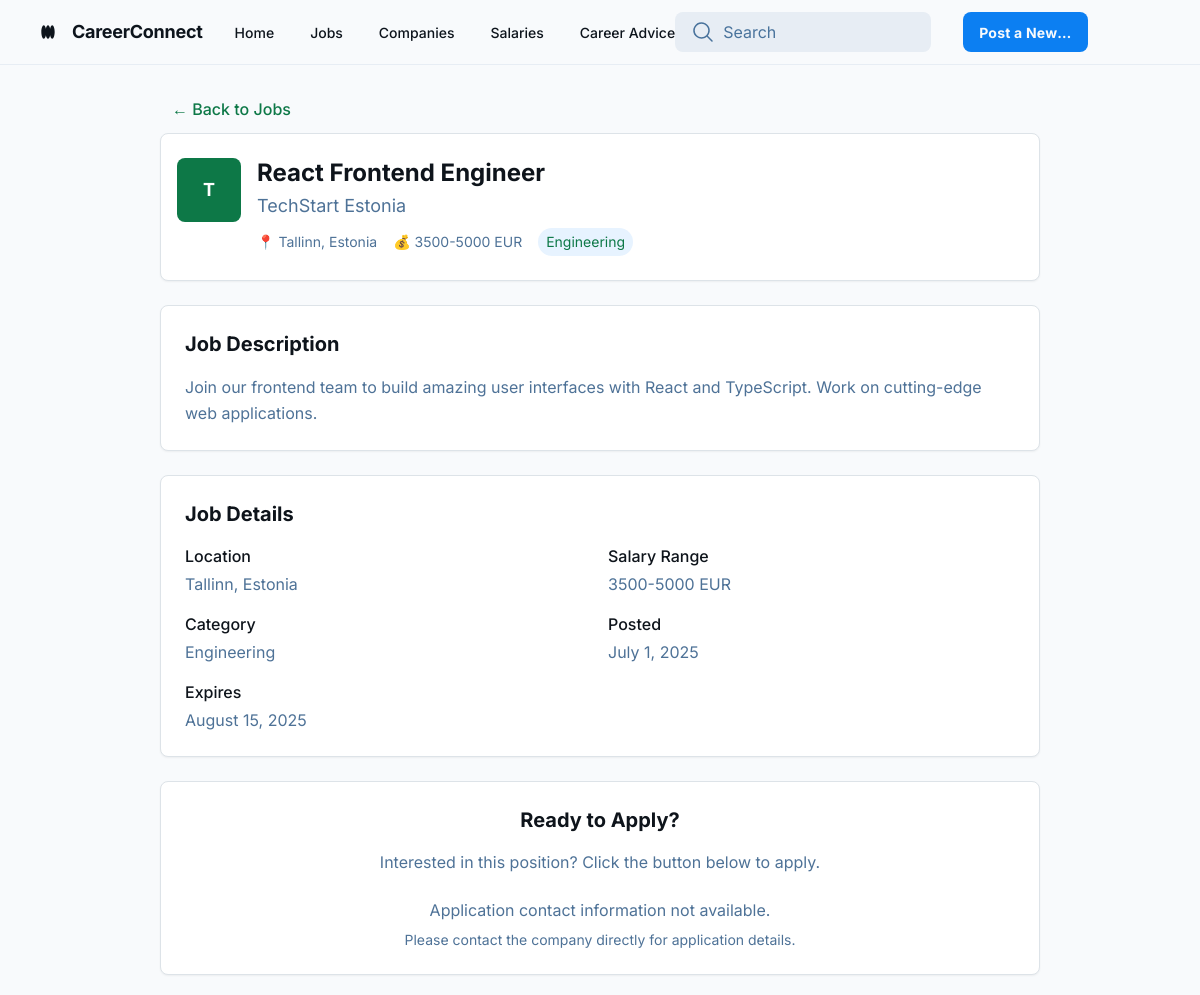
Screenshot of /job/react-frontend-engineer-at-techstart-estonia-55cd65aa/ with the database file from the repository.
### jobs/models.py (models this page shows, shortened)
class Job(models.Model):
    CATEGORY_CHOICES = [
        ('engineering', 'Engineering'),
        ('design', 'Design'),
        ('marketing', 'Marketing'),
        ('sales', 'Sales'),
        ('product', 'Product'),
        ('operations', 'Operations'),
        ('finance', 'Finance'),
        ('hr', 'Human Resources'),
        ('customer_support', 'Customer Support'),
        ('other', 'Other'),
    ]
    STATUS_CHOICES = [
        ('live', 'Live'),
        ('in_review', 'In Review'),
    ]
    created_at = models.DateTimeField(auto_now_add=True)
    updated_at = models.DateTimeField(auto_now=True)
    expires_at = models.DateTimeField(null=True, blank=True, help_text="When this job ad expires and is no longer visible")
    is_featured = models.BooleanField(default=False, help_text="Whether this job is featured")
    status = models.CharField(max_length=20, choices=STATUS_CHOICES, default='in_review', help_text="Current status of the job posting")
    title = models.CharField(max_length=200)
    description = models.TextField()
    salary_range = models.CharField(max_length=100)
    category = models.CharField(max_length=50, choices=CATEGORY_CHOICES)
    location = models.CharField(max_length=200)
    company = models.ForeignKey(Company, on_delete=models.CASCADE, related_name='jobs')
    application_contact = models.CharField(max_length=255, default="", help_text="Email or URL for job applications")
    slug = models.SlugField(max_length=255, unique=True, blank=True, null=True, help_text="SEO-friendly URL slug")
    @property
    def is_visible(self):
        if self.status != 'live':
            return False
        if self.expires_at and self.expires_at <= timezone.now():
            return False
        return True
    class Meta:
        ordering = ['-created_at']

class Company(models.Model):
    name = models.CharField(max_length=200)
    logo_url = models.URLField(blank=True, null=True)
    class Meta:
        verbose_name_plural = "companies"

### tallinnstartups/views.py (the view)
# urls.py: path('job/<slug:slug>/', views.job_detail, name='job_detail'),
def job_detail(request, slug):
    job = get_object_or_404(Job, slug=slug)
    if not job.is_visible:
        raise Http404("Job not found")
    return render(request, 'tallinnstartups/job_detail.html', {
        'job': job
    })

### tallinnstartups/templates/tallinnstartups/job_detail.html (shortened to what this page needs)
{% extends 'tallinnstartups/base.html' %}
{% block content %}
<div class="px-40 flex flex-1 justify-center py-5">
    <div class="layout-content-container flex flex-col max-w-[960px] flex-1">
        <div class="flex items-center gap-3 p-3">
            <a href="{% url 'home' %}" class="text-[#0d7847] hover:text-[#0a5d3a] font-medium">← Back to Jobs</a>
        </div>
        <div class="flex flex-col gap-4 px-4 py-6 bg-white rounded-lg shadow-sm border border-[#dde3e8] mb-6">
            <div class="flex items-start gap-4">
                {% if job.company.logo_url %}
                    <img src="{{ job.company.logo_url }}" alt="{{ job.company.name }}" class="w-16 h-16 object-cover rounded-lg">
                {% else %}
                    <div class="w-16 h-16 bg-[#0d7847] rounded-lg flex items-center justify-center">
                        <span class="text-white font-bold text-lg">{{ job.company.name|first }}</span>
                    </div>
                {% endif %}
                <div class="flex-1">
                    <h1 class="text-2xl font-bold text-[#0e141b] leading-tight">{{ job.title }}</h1>
                    <p class="text-lg text-[#4e7297] mt-1">{{ job.company.name }}</p>
                    <div class="flex items-center gap-4 mt-2">
                        <span class="text-sm text-[#4e7297]">📍 {{ job.location }}</span>
                        <span class="text-sm text-[#4e7297]">💰 {{ job.salary_range }}</span>
                        <span class="text-sm bg-[#e7f3ff] text-[#0d7847] px-2 py-1 rounded-full">{{ job.get_category_display }}</span>
                    </div>
                </div>
            </div>
        </div>
        <div class="bg-white rounded-lg shadow-sm border border-[#dde3e8] p-6 mb-6">
            <h2 class="text-xl font-bold text-[#0e141b] mb-4">Job Description</h2>
            <div class="text-[#4e7297] leading-relaxed whitespace-pre-wrap">{{ job.description }}</div>
        </div>
        <div class="bg-white rounded-lg shadow-sm border border-[#dde3e8] p-6 mb-6">
            <h2 class="text-xl font-bold text-[#0e141b] mb-4">Job Details</h2>
            <div class="grid grid-cols-1 md:grid-cols-2 gap-4">
                <div>
                    <h3 class="font-medium text-[#0e141b] mb-1">Location</h3>
                    <p class="text-[#4e7297]">{{ job.location }}</p>
                </div>
                <div>
                    <h3 class="font-medium text-[#0e141b] mb-1">Salary Range</h3>
                    <p class="text-[#4e7297]">{{ job.salary_range }}</p>
                </div>
                <div>
                    <h3 class="font-medium text-[#0e141b] mb-1">Category</h3>
                    <p class="text-[#4e7297]">{{ job.get_category_display }}</p>
                </div>
                <div>
                    <h3 class="font-medium text-[#0e141b] mb-1">Posted</h3>
                    <p class="text-[#4e7297]">{{ job.created_at|date:"F j, Y" }}</p>
                </div>
                {% if job.expires_at %}
                <div>
                    <h3 class="font-medium text-[#0e141b] mb-1">Expires</h3>
                    <p class="text-[#4e7297]">{{ job.expires_at|date:"F j, Y" }}</p>
                </div>
                {% endif %}
            </div>
        </div>
        <div class="bg-white rounded-lg shadow-sm border border-[#dde3e8] p-6 text-center">
            <h2 class="text-xl font-bold text-[#0e141b] mb-4">Ready to Apply?</h2>
            <p class="text-[#4e7297] mb-6">Interested in this position? Click the button below to apply.</p>
            {% if job.application_contact %}
                {% if '@' in job.application_contact %}
                    <a href="mailto:{{ job.application_contact }}?subject=Application for {{ job.title }} at {{ job.company.name }}"
                       class="bg-[#0d7847] text-white px-8 py-3 rounded-xl font-medium hover:bg-[#0a5d3a] transition-colors inline-block">
                        Apply via Email
                    </a>
                {% else %}
                    <a href="{{ job.application_contact }}" target="_blank" rel="noopener noreferrer"
                       class="bg-[#0d7847] text-white px-8 py-3 rounded-xl font-medium hover:bg-[#0a5d3a] transition-colors inline-block">
                        Apply Now
                    </a>
                {% endif %}
            {% else %}
                <div class="text-[#4e7297]">
                    <p>Application contact information not available.</p>
                    <p class="text-sm mt-2">Please contact the company directly for application details.</p>
                </div>
            {% endif %}
        </div>
    </div>
</div>
{% endblock %}

### rows the page displays
Job: company.name|first "T", title "React Frontend Engineer", company.name "TechStart Estonia", location "Tallinn, Estonia", salary_range "3500-5000 EUR", category "Engineering", description "Join our frontend team to build amazing user interfaces with React and TypeScript. Work on cutting-edge web applications.", created_at "July 1, 2025", expires_at "August 15, 2025"
